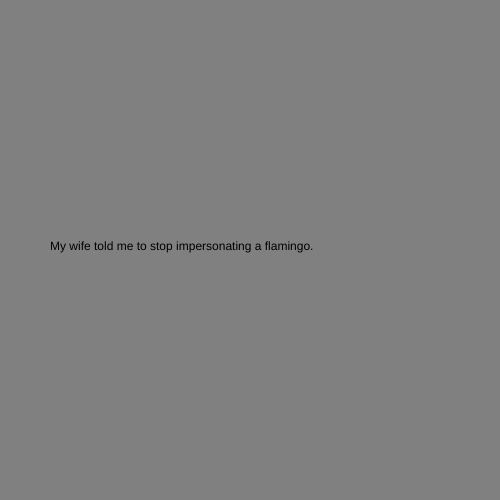
Frame 1 (no input)
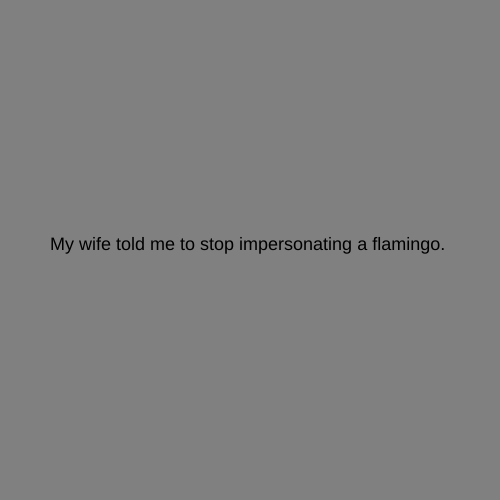
Frame 60 (no input)
Frame 120 (the mouse pressed at the canvas centre since frame 60): identical to frame 60, image omitted

The p5.js sketch that drew these frames (run headless with seeded random() and noise() and a simulated clock; from frame 60 on, the mouse is pressed at the canvas centre):

// p5.js sketch
// ── sketch.js
let state = 0 ;

function setup() {
  createCanvas(500, 500);

}

function draw() {

  switch(state) {

    case 0:
    background('grey') ;
    text("My wife told me to stop impersonating a flamingo.", 50, height/2) ;
    textSize(18);
    break ;

    case 1:
    background('pink') ;
    text("I had to put my foot down.", 100, height/2) ;
    textSize(25);
    break ;
  }

}


function mouseReleased() {
  state++ ;
  if (state > 1) state = 0 ;
}
